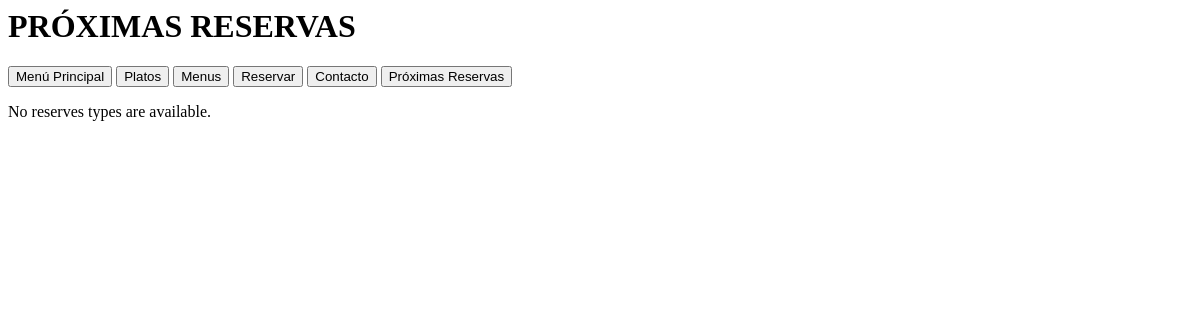
The page /restChifa/data_reserves on the database as committed earlier.
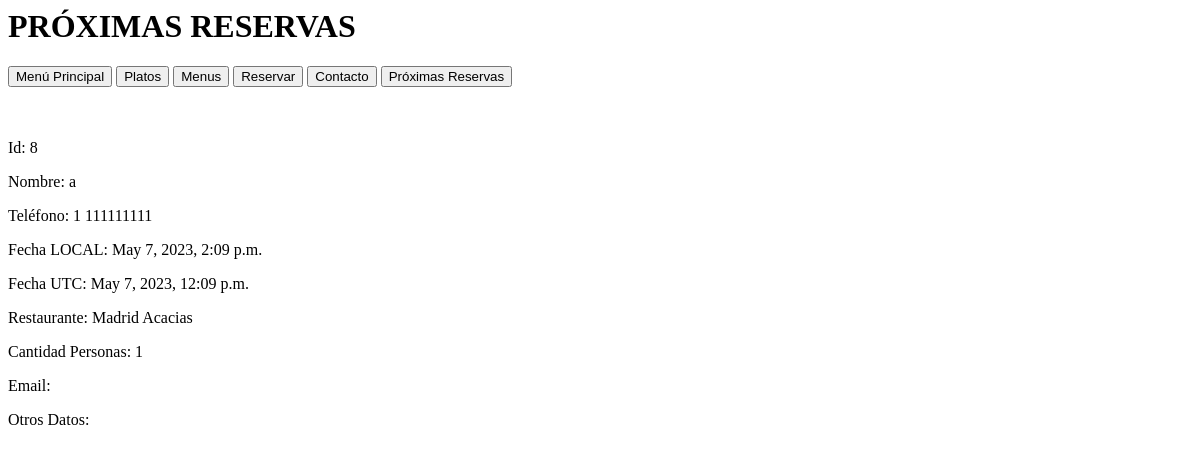
The same page on the database as committed later.
### restChifa/models.py (models this page shows, shortened)
class Reserve(models.Model):
    id = models.AutoField(primary_key=True)
    name = models.CharField(max_length=200, blank = False, null = False)
    phone = models.CharField(max_length=15, blank = False, null = False)
    date_utc = models.DateTimeField('date reserve UTC')
    name_restaurant = models.ForeignKey(Restaurant, on_delete=models.CASCADE)
    number_people = models.IntegerField(default=1, blank = False, null = False)
    email = models.CharField(max_length=100, blank=True)
    other = models.CharField(max_length=200, blank=True)

class Restaurant(models.Model):
    name_restaurant = models.CharField(primary_key=True, max_length=200, blank = False, null = False)
    def __str__(self):
        return self.name_restaurant

### restChifa/views.py (the view)
# urls.py: path('data_reserves', views.data_reserves, name='data_reserves')
def data_reserves(request):
    page_object = Common.get_paginator(request, Reserve.objects.filter(date_utc__gte = timezone.now()).order_by('date_utc'), 1)
    user_timezone = settings.TIME_ZONE_USER
    context = {
        'page_object': page_object,
        'user_timezone': user_timezone
        }
    return render(request, 'restChifa/data_reserves.html', context)

### restChifa/common.py (called while the page is built)
    def get_paginator(request, model, per_page=settings.PAGINATOR_PER_PAGE): #settings.PAGINATOR_PER_PAGE
        if request is None or model is None:
            return False
        return Paginator(model, per_page).get_page(request.GET.get("page"))

### restChifa/templates/restChifa/data_reserves.html (shortened to what this page needs)
<h1>PRÓXIMAS RESERVAS</h1>
{% include 'restChifa/navegation.html' %}
{% if page_object.object_list %}
    {% load tz %}
    {% for reserve in page_object.object_list %}
        <p>Id: {{ reserve.id }}</p>
        <p>Nombre: {{ reserve.name }}</p>
        <p>Teléfono: {{ reserve.phone }}</p>
        <p>Fecha LOCAL: {{ reserve.date_utc|timezone:user_timezone }}</p>
        <p>Fecha UTC: {{ reserve.date_utc }}</p>
        <p>Restaurante: {{ reserve.name_restaurant }}</p>
        <p>Cantidad Personas: {{ reserve.number_people }}</p>
        <p>Email: {{ reserve.email }}</p>
        <p>Otros Datos: {{ reserve.other }}</p>
    {% endfor %}
{% else %}
    <p>No reserves types are available.</p>
{% endif %}

### restChifa/templates/restChifa/navegation.html
<a href="{{settings.BASE_DIR}}/restChifa/"><button>Menú Principal</button></a>
<a href="{{settings.BASE_DIR}}/restChifa/dishes"><button>Platos</button></a>
<a href="{{settings.BASE_DIR}}/restChifa/menus"><button>Menus</button></a>
<a href="{{settings.BASE_DIR}}/restChifa/reserve"><button>Reservar</button></a>
<a href="{{settings.BASE_DIR}}/restChifa/contact"><button>Contacto</button></a>
<a href="{{settings.BASE_DIR}}/restChifa/data_reserves"><button>Próximas Reservas</button></a>

Rows that differ between the two databases and show on the page:
added Reserve: id "8", name "a", phone "1 111111111", date_utc "May 7, 2023, 2:09 p.m.", date_utc "May 7, 2023, 12:09 p.m.", name_restaurant "Madrid Acacias", number_people "1"
Other text that changed with them:
text no longer shown: "No reserves types are available."
